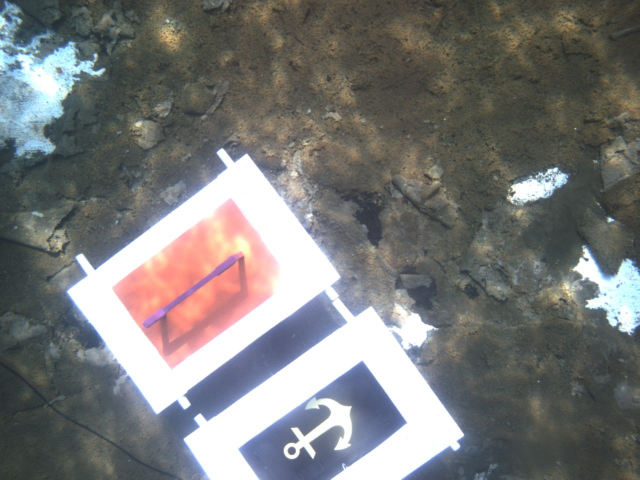
#> input picture benchmark/datasets/robosub16/bin_bright/00000019.jpg, 1280 x 960 px (shown at 1/2 size)
$ python -i colorconstancy.py   (imports and definitions only)
#> lines starting #> are read from the running program, lines starting #| are printed output that depends on the picture
#> further down, picture is the input picture: shape (960, 1280, 3); mean B, G, R 120.1, 120.8, 120.6
#!/usr/bin/env python
""" Color constancy algorithm to achieve illuminance-invariance """
import math
import random
import cv2
import numpy as np

from selam.utils import img
from scipy.ndimage import filters


# [465 lines left out: functions colorRabbit, bgr2ill, greyPixel, bgr2HSy, normalizedBGR, greyEdge and 12 more, not called in this run]


def chromaticAdaptationLab(im):
    """ Transform pixels to estimated white point in Lab color space
    https://www.researchgate.net/profile/Guy_Kloss/publication/228945215_Colour_Constancy_using_von_Kries_Transformations_Colour_Constancy_goes_to_the_Lab/links/0c96051f322e2bef6d000000.pdf?origin=publication_detail
        :return: white patch retinex corrected image, grey world corrected image
    """

    def whitePatchLab(im, percentage=0.04):
        """ Performs white patch retinex in Lab color space
            :return: a estimate, b estimate
        """
#> called with percentage = 0.04
        l, a, b = cv2.split(cv2.cvtColor(im, cv2.COLOR_BGR2Lab))
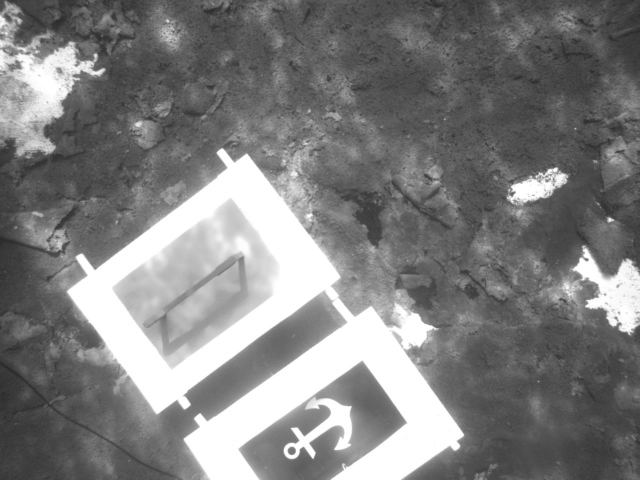
#> l: shape (960, 1280) (shown at 1/2 size); min 38, max 255, mean 127.1
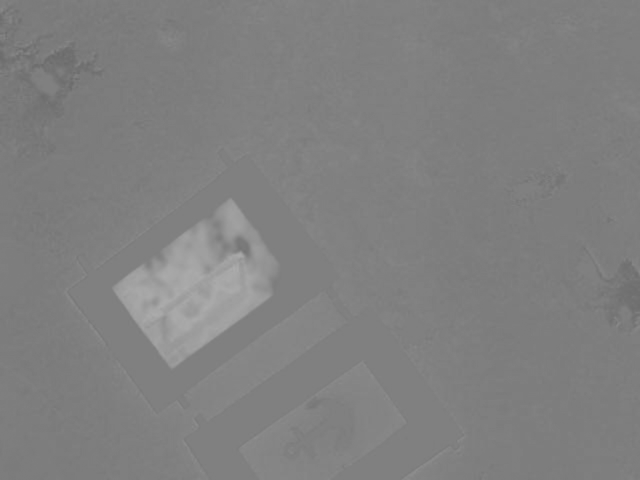
#> a: shape (960, 1280) (shown at 1/2 size); min 105, max 173, mean 128
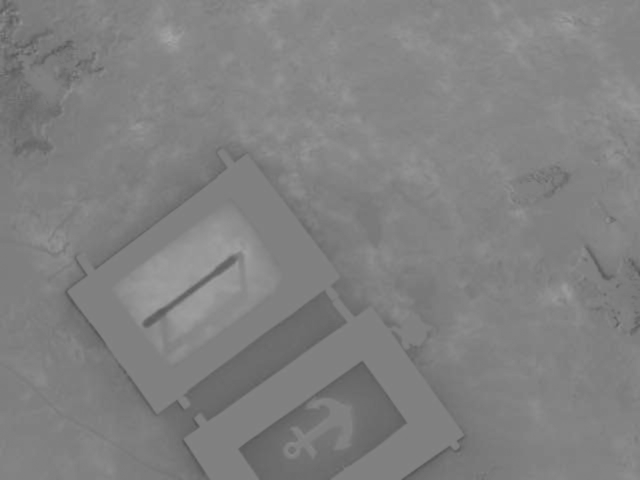
#> b: shape (960, 1280) (shown at 1/2 size); min 84, max 167, mean 128.7
        n_pixels = im.shape[0] * im.shape[1]
#> n_pixels = 1228800
        cutoff_index = int((1 - percentage) * n_pixels)
#> cutoff_index = 1179648
        # Sort image by lightness
#> (the run stopped early here; a loop or call above may not have finished)

$ run again, on benchmark/datasets/robosub16/bin_bright/00000028.jpg
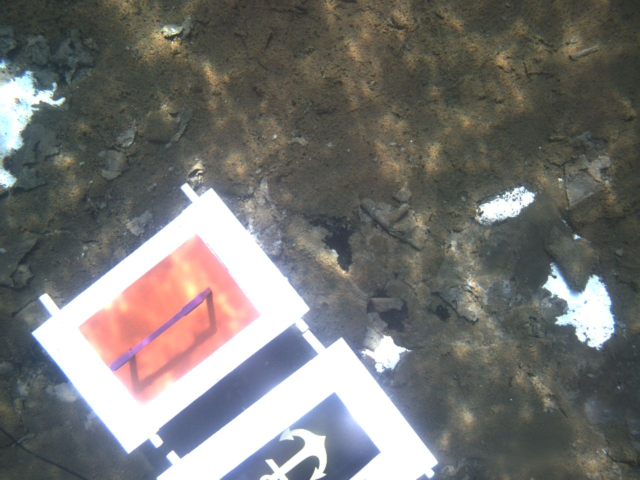
#> input picture benchmark/datasets/robosub16/bin_bright/00000028.jpg, 1280 x 960 px (shown at 1/2 size)
#> picture is the input picture: shape (960, 1280, 3); mean B, G, R 114.1, 116.5, 117.6
#> in whitePatchLab, `l, a, b = cv2.split(cv2.cvtColor(im, cv2.COLOR_BGR2Lab))`:
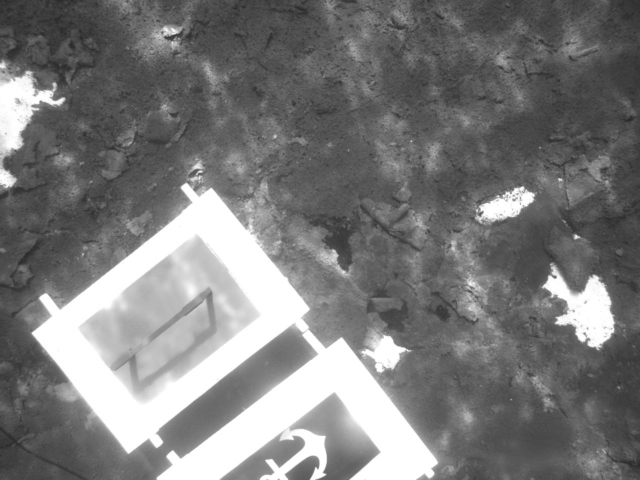
#> l: shape (960, 1280) (shown at 1/2 size); min 36, max 255, mean 122.9
#> in whitePatchLab, `l, a, b = cv2.split(cv2.cvtColor(im, cv2.COLOR_BGR2Lab))`:
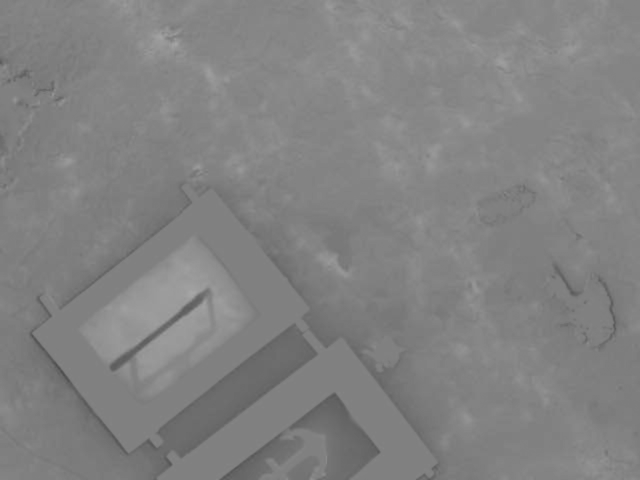
#> b: shape (960, 1280) (shown at 1/2 size); min 75, max 167, mean 129.7

$ run again, on benchmark/datasets/robosub16/bin_bright/00000037.jpg
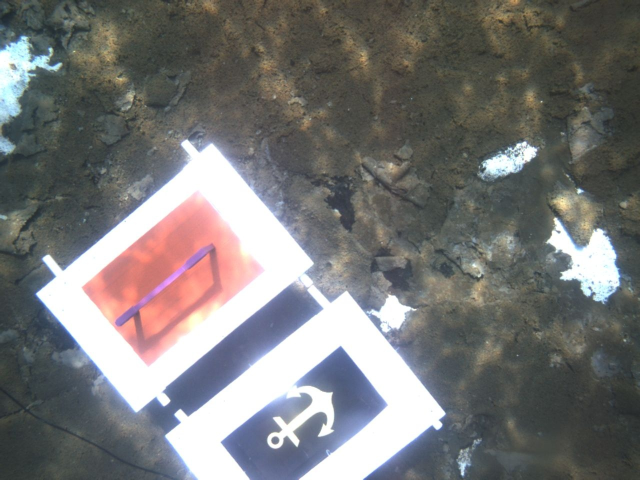
#> input picture benchmark/datasets/robosub16/bin_bright/00000037.jpg, 1280 x 960 px (shown at 1/2 size)
#> picture is the input picture: shape (960, 1280, 3); mean B, G, R 118.4, 118.7, 119.4
#> in whitePatchLab, `l, a, b = cv2.split(cv2.cvtColor(im, cv2.COLOR_BGR2Lab))`:
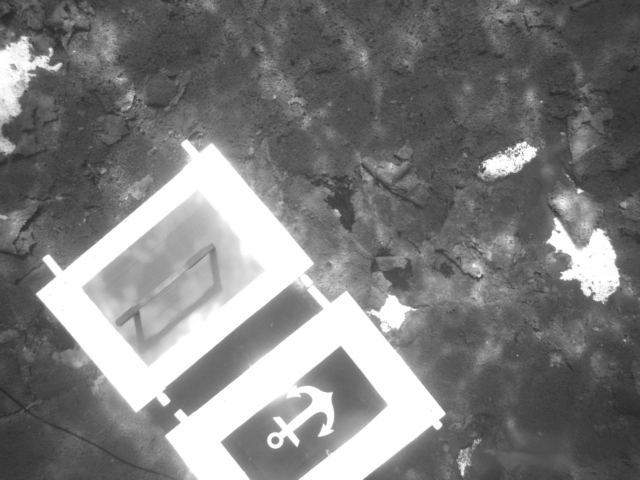
#> l: shape (960, 1280) (shown at 1/2 size); min 34, max 255, mean 125.1
#> in whitePatchLab, `l, a, b = cv2.split(cv2.cvtColor(im, cv2.COLOR_BGR2Lab))`:
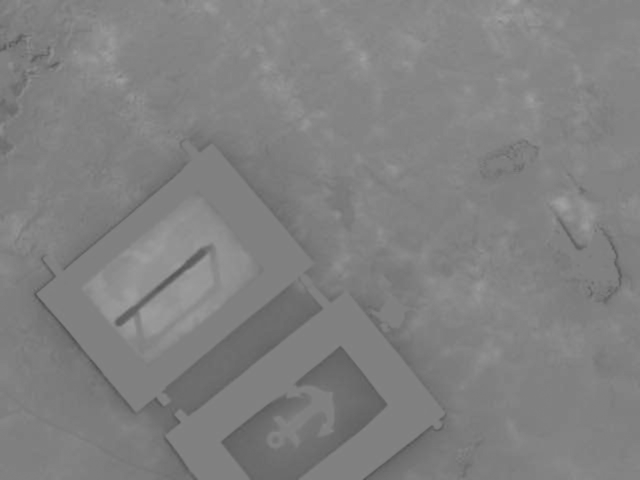
#> b: shape (960, 1280) (shown at 1/2 size); min 79, max 164, mean 128.6

$ run again, on benchmark/datasets/robosub16/bin_bright/00000041.jpg
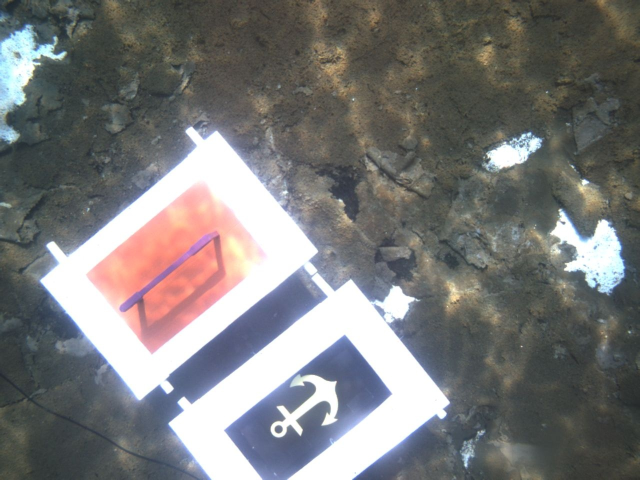
#> input picture benchmark/datasets/robosub16/bin_bright/00000041.jpg, 1280 x 960 px (shown at 1/2 size)
#> picture is the input picture: shape (960, 1280, 3); mean B, G, R 120.8, 120.9, 121.3
#> in whitePatchLab, `l, a, b = cv2.split(cv2.cvtColor(im, cv2.COLOR_BGR2Lab))`:
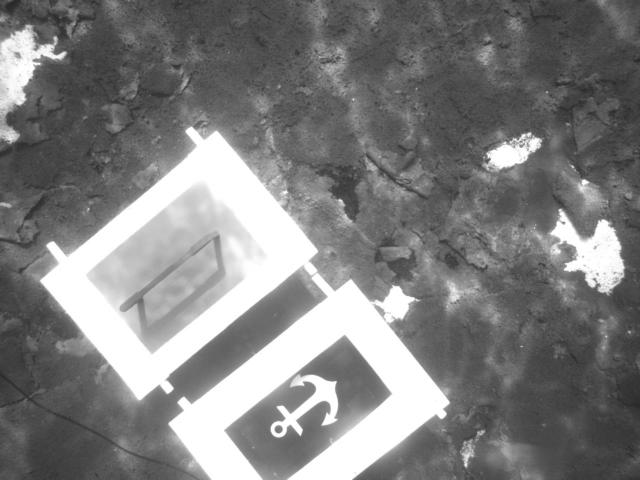
#> l: shape (960, 1280) (shown at 1/2 size); min 37, max 255, mean 127.2
#> in whitePatchLab, `l, a, b = cv2.split(cv2.cvtColor(im, cv2.COLOR_BGR2Lab))`:
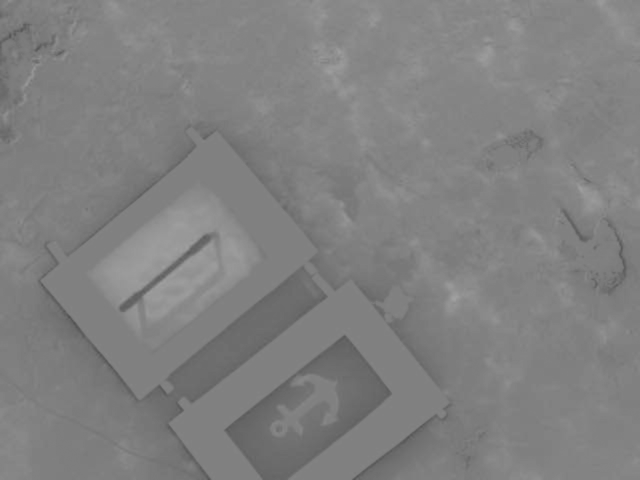
#> b: shape (960, 1280) (shown at 1/2 size); min 78, max 162, mean 128.3
